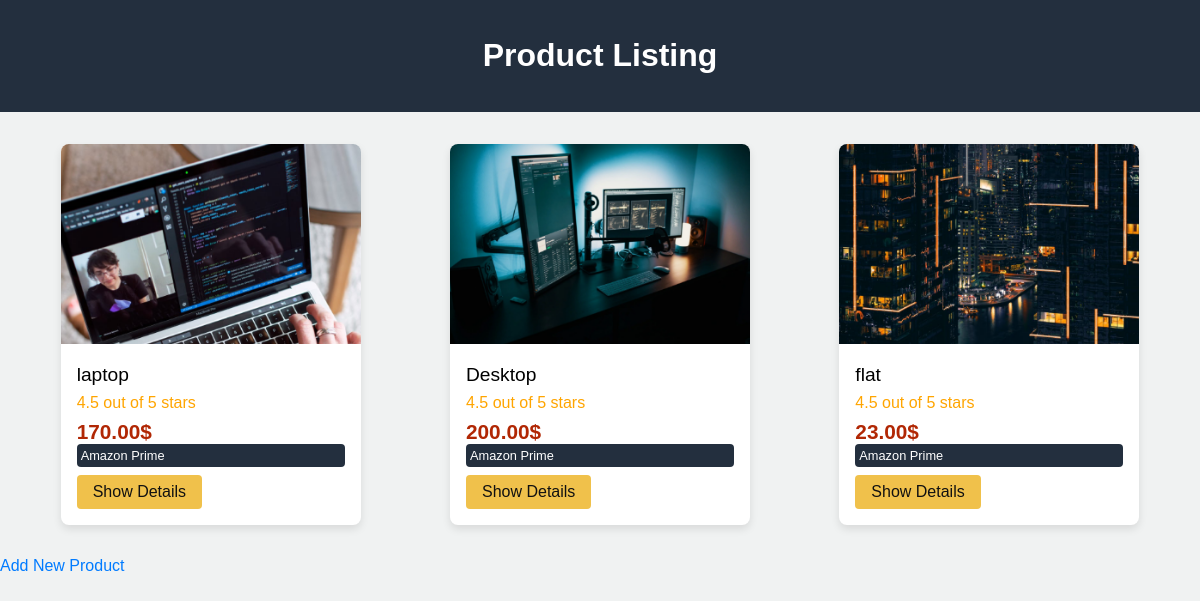
The app's page / (signed in) with its own data.
### web/models.py (models this page shows, shortened)
class Product(models.Model):
    name = models.CharField(max_length=200)
    description = models.TextField()
    price = models.DecimalField(max_digits=10, decimal_places=2)
    image = models.ImageField(upload_to='product_images/', blank=True, null=True)

### web/views.py (the view)
# urls.py: path("", index, name="index"),
def index(request):
    products = Product.objects.all()
    context = {"products" : products}
    return render(request, "index.html", context = context)

### templates/index.html (shortened to what this page needs)
<!DOCTYPE html>
<html lang="en">
<head>
    {% load static %}
    <link rel="stylesheet" href="{% static 'css/style.css' %}">
</head>
<body>
    <header>
    <h1>Product Listing</h1>
    </header>
    <div class="product-card">
        {% for product in products %}
        <div class="card">
            <img src="{{product.image.url}}" alt="Product Image 1">
            <div class="card-content">
            <div class="product-title">{{product.name}}</div>
            <div class="product-rating">4.5 out of 5 stars</div>
            <div class="product-price">{{product.price}}$</div>
            <div class="prime-badge">Amazon Prime</div>
            <a href="{% url 'web:product_detail' pk=product.pk %}" class="btn">Show Details</a>
            </div>
        </div>
        {% endfor %}
    </div>
    {% if user.is_authenticated and user.is_staff %}
    <a href="{% url 'web:product_create' %}">Add New Product</a>
    {% endif %}
</body>
</html>

### static/css/style.css (style rules this page uses)
body { font-family: Arial, sans-serif; background-color: #f0f2f2; margin: 0; padding: 0; }
header { background-color: #232f3e; color: #fff; padding: 16px; text-align: center; }
.product-card { display: flex; flex-wrap: wrap; justify-content: space-around; margin: 16px; }
.card { width: 300px; background-color: #fff; border-radius: 8px; box-shadow: 0 4px 8px rgba(0, 0, 0, 0.1); overflow: hidden; margin: 16px; transition: transform 0.3s ease-in-out; }
.card img { width: 100%; height: 200px; object-fit: cover; }
.card-content { padding: 16px; }
.product-title { font-size: 1.2em; margin-bottom: 8px; }
.product-rating { color: #ffa500; margin-bottom: 8px; }
.product-price { color: #B12704; font-size: 1.3em; font-weight: bold; }
.prime-badge { background-color: #232f3e; color: #fff; padding: 4px; border-radius: 4px; font-size: 0.8em; margin-bottom: 8px; }
.btn { display: inline-block; padding: 8px 16px; background-color: #f0c14b; color: #111; text-decoration: none; border-radius: 4px; transition: background-color 0.3s ease; }
a { color: #007bff; text-decoration: none; margin-right: 10px; }

### records on screen
Product: image (picture), name "laptop", price "170.00"
Product: image (picture), name "Desktop", price "200.00"
Product: image (picture), name "flat", price "23.00"
